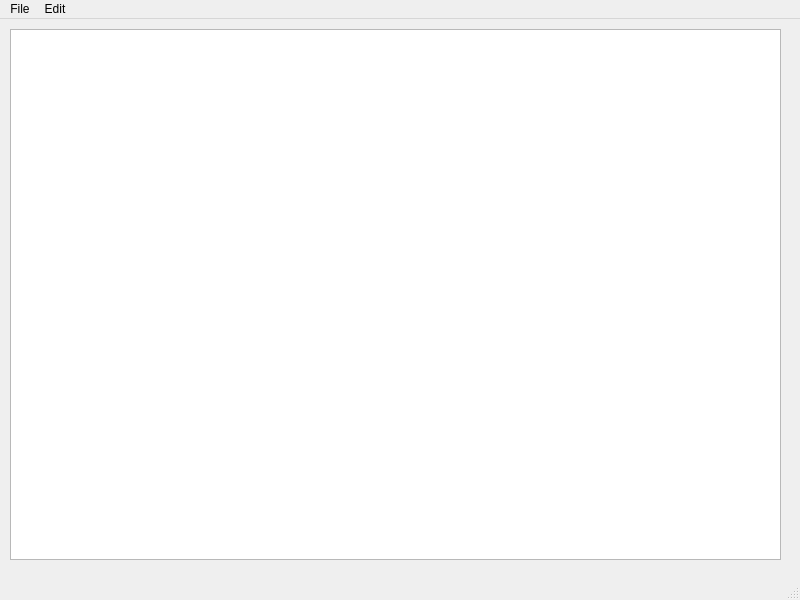
<?xml version="1.0" encoding="UTF-8"?>
<ui version="4.0">
 <class>MainWindow</class>
 <widget class="QMainWindow" name="MainWindow">
  <property name="geometry">
   <rect>
    <x>0</x>
    <y>0</y>
    <width>800</width>
    <height>600</height>
   </rect>
  </property>
  <property name="windowTitle">
   <string>MainWindow</string>
  </property>
  <widget class="QWidget" name="centralwidget">
   <widget class="QWidget" name="verticalLayoutWidget">
    <property name="geometry">
     <rect>
      <x>10</x>
      <y>10</y>
      <width>771</width>
      <height>531</height>
     </rect>
    </property>
    <layout class="QVBoxLayout" name="verticalLayout">
     <item>
      <widget class="QTextEdit" name="textEdit"/>
     </item>
    </layout>
   </widget>
  </widget>
  <widget class="QMenuBar" name="menubar">
   <property name="geometry">
    <rect>
     <x>0</x>
     <y>0</y>
     <width>800</width>
     <height>22</height>
    </rect>
   </property>
   <widget class="QMenu" name="menuFile">
    <property name="title">
     <string>File</string>
    </property>
    <addaction name="actionNew"/>
    <addaction name="actionOpen"/>
    <addaction name="actionSave_as"/>
    <addaction name="actionExit"/>
    <addaction name="actionExit_2"/>
   </widget>
   <widget class="QMenu" name="menuEdit">
    <property name="title">
     <string>Edit</string>
    </property>
    <addaction name="actionCopy"/>
    <addaction name="actionPaste"/>
    <addaction name="actionCut"/>
    <addaction name="actionUndo"/>
    <addaction name="actionRedo"/>
   </widget>
   <addaction name="menuFile"/>
   <addaction name="menuEdit"/>
  </widget>
  <widget class="QStatusBar" name="statusbar"/>
  <action name="actionNew">
   <property name="text">
    <string>New</string>
   </property>
  </action>
  <action name="actionOpen">
   <property name="text">
    <string>Open</string>
   </property>
  </action>
  <action name="actionSave_as">
   <property name="text">
    <string>Save as</string>
   </property>
  </action>
  <action name="actionExit">
   <property name="text">
    <string>Print</string>
   </property>
  </action>
  <action name="actionExit_2">
   <property name="text">
    <string>Exit</string>
   </property>
  </action>
  <action name="actionCopy">
   <property name="text">
    <string>Copy</string>
   </property>
  </action>
  <action name="actionPaste">
   <property name="text">
    <string>Paste</string>
   </property>
  </action>
  <action name="actionCut">
   <property name="text">
    <string>Cut</string>
   </property>
  </action>
  <action name="actionUndo">
   <property name="text">
    <string>Undo</string>
   </property>
  </action>
  <action name="actionRedo">
   <property name="text">
    <string>Redo</string>
   </property>
  </action>
 </widget>
 <resources/>
 <connections/>
</ui>
